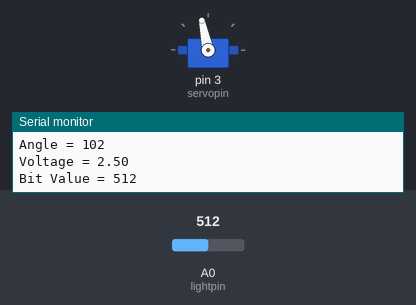
Bench run of a sketch on a simulated Arduino Uno, built with avr-gcc and run on an emulated ATmega328P. On the bench: servo, the last lines printed to the serial monitor. The test bench sets the inputs (shaded band); at power-on: A0 (lightpin) = 512.

Above: at 1.2 s.
1.3 s: A0 (lightpin) set to 716
At 2.0 s:
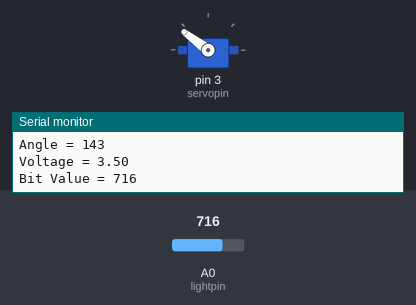
2.9 s: A0 (lightpin) set to 986
At 3.9 s:
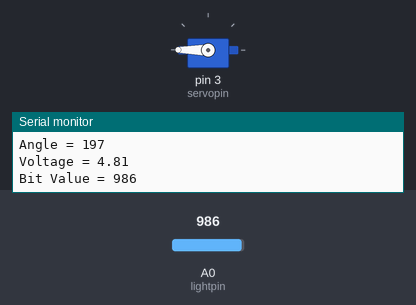
4.5 s: A0 (lightpin) set to 1015
6.0 s: A0 (lightpin) set to 11
At 7.3 s:
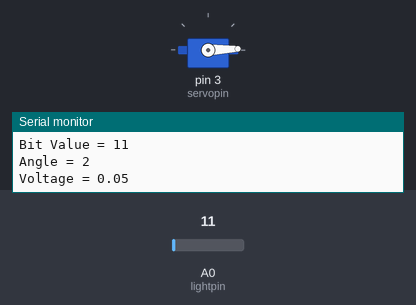
7.6 s: A0 (lightpin) set to 8
At 8.2 s:
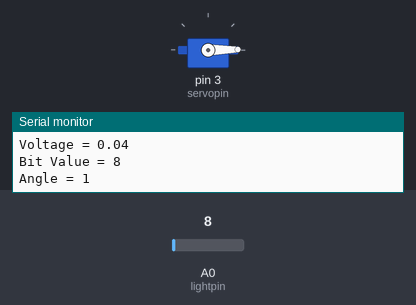
9.2 s: A0 (lightpin) set to 511
At 9.9 s:
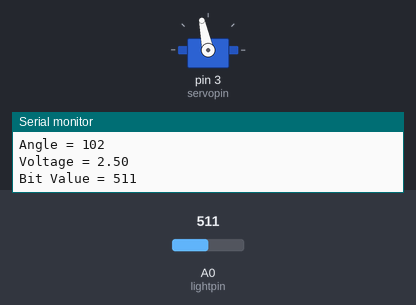
Timing chart, 0 to 11.8 s (numbered marks = the images above; inputs shaded):
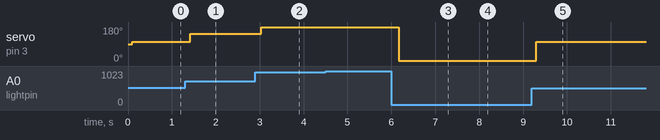

The sketch:

Servo_Motor_LDR.ino
```cpp
/*
  Purpose of this program is to know how to use and understand the funcion of servo motors with an LDR.
  An LDR is a photoresistor that decreases resistance with an increase in incident light intensity on the component's surface.
  Servo motor connects to digital pin 3 of the ardunio.
  The direction of servo motor is being changed using an LDR.
  LDR connects to analog pin A0 of the ardunio.
  LDR ground connects to analog pin A2, 5V pin connects to analog pin A3.
*/

#include<Servo.h>

int lightval;
int lightpin = A0; //LDR will connect to analog pin A0
int servopin = 3; //Sero motor will connect to ardunio digital pin 3
int angle;
float input_voltage = 0.0; //voltage setup

Servo myservo;

void setup() {
  // put your setup code here, to run once:

  Serial.begin(9600); // opens serial port, sets data rate to 9600 bps
  pinMode(lightpin, INPUT); //pin A0 used as input
  myservo.attach(servopin);
  pinMode(servopin, OUTPUT); //pin 3 used as output
}

void loop() {
  // put your main code here, to run repeatedly:

  lightval = analogRead(lightpin); //read LDR input on pin A0
  Serial.print("Bit Value = "); //print text "Bit Value = "
  Serial.println(lightval); //print the value from A0
  delay(100);

  angle = lightval / 5; //direction
  myservo.write(angle);
  Serial.print("Angle = "); //print text "Angle = "
  Serial.println(angle); //print the value from A0

  input_voltage = (lightval * 5.0) / 1024.0; //Conversion formula for voltage
  Serial.print("Voltage = "); //print text "Voltage = "
  Serial.println(input_voltage); //print the value from A0

}
```

Measured:
- after the input at 1.3 s, servo on pin 3 (servopin): 102° → 143° after 0.12 s
- after the input at 2.9 s, servo on pin 3 (servopin): 143° → 180° after 0.13 s
- after the input at 6.0 s, servo on pin 3 (servopin): 180° → 2° after 0.17 s
- after the input at 7.6 s, servo on pin 3 (servopin): 2° → 1° after 0.19 s
- after the input at 9.2 s, servo on pin 3 (servopin): 1° → 102° after 0.10 s
